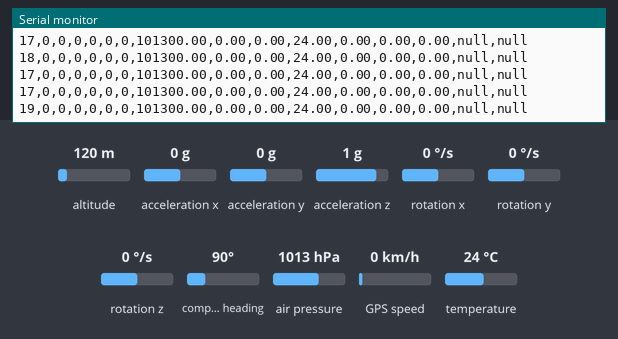
This sketch was run on a simulated Arduino Uno, built with avr-gcc and run on an emulated ATmega328P. Parts: the last lines printed to the serial monitor. The inputs (shaded band) are chosen by the test bench; at power-on: altitude 120 m, acceleration x 0 g, acceleration y 0 g, acceleration z 1 g, rotation x 0 °/s, rotation y 0 °/s, rotation z 0 °/s, compass heading 90°, air pressure 1013 hPa, GPS speed 0 km/h, temperature 24 °C. The GPS gets a fix after 3 s at 37.7749, -122.4194 with 8 satellites.

Above: at 1.7 s.
1.8 s: altitude set to 20 m
At 2.8 s:
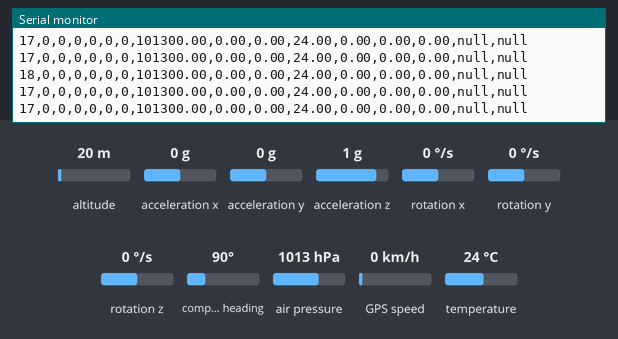
5.9 s: acceleration x set to -1.4 g
At 7.88 s:
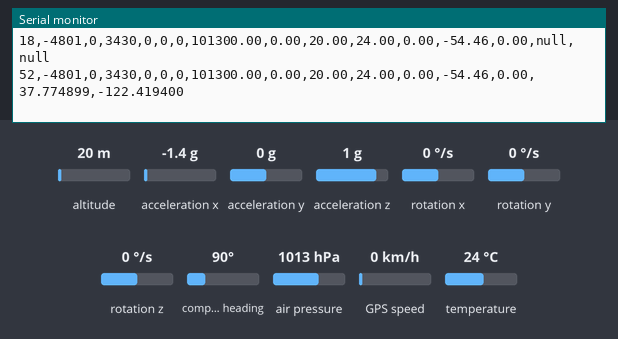
9.4 s: acceleration y set to -1.4 g
At 9.88 s:
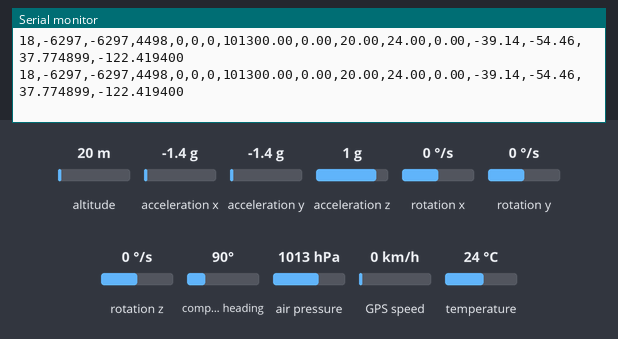
13.5 s: acceleration z set to -1.4 g
At 13.91 s:
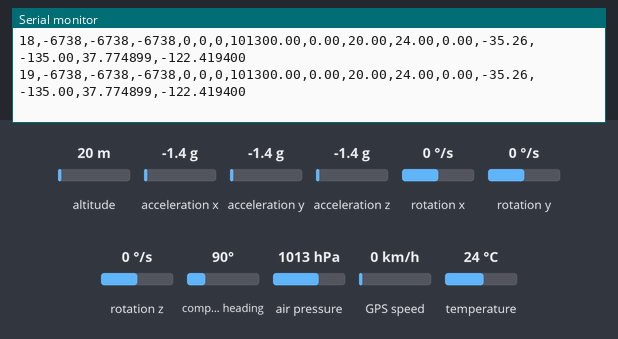
17.6 s: rotation x set to 100 °/s
At 18.04 s:
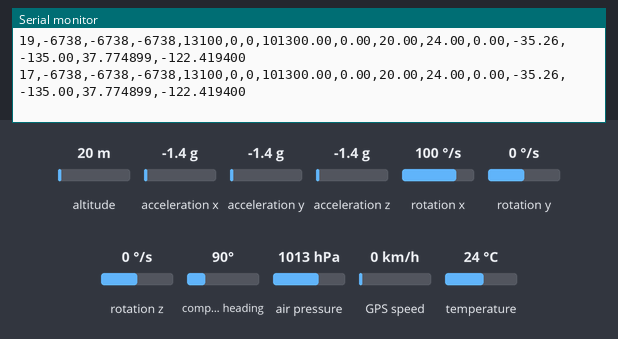
21.7 s: rotation y set to -192 °/s
At 26.73 s:
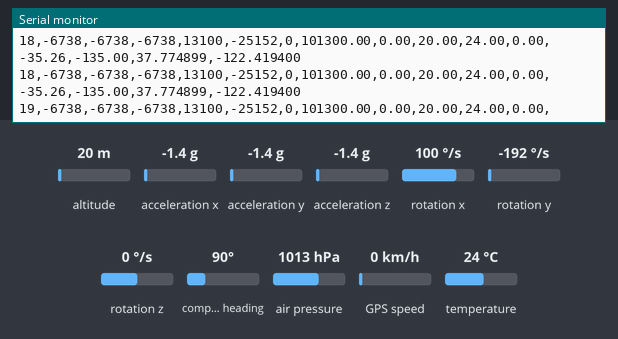
Timing chart, 0 to 26.8 s (numbered marks = the images above; inputs shaded):
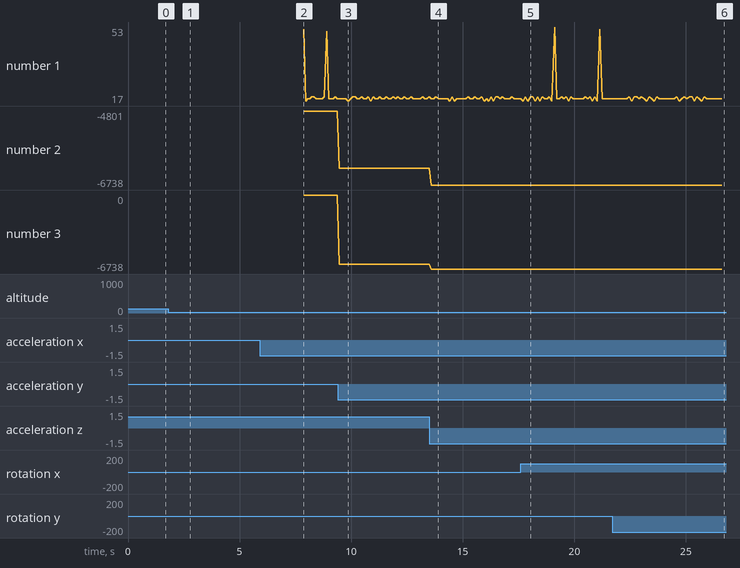

The sketch:

CANSAT_Sensor2.ino
```cpp
/*
  bmp280:기압/온도/고도
  vcc 3.3v  SCL 8
  SDA 9     SCB 10
  SDO 11

  gps -n8m
  vcc 5V
  tx 3  rx  4

  mpu6050
  vcc 5v
  sda a4    scl a5
  int 2

  servo
  pwm 7

  주기 낙하속도 온도 기압 고도 x y z 위도 경도
*/

/**************** 디버그 모드 ***********************/
#define UNFOLD
//#define DEBUG

/***************************************************/


// gps
#include <TinyGPS++.h>
#include <SoftwareSerial.h>
static const int RXPin = 3, TXPin = 4;
static const uint32_t GPSBaud = 9600;
TinyGPSPlus gps;
SoftwareSerial ss(RXPin, TXPin);
String latData, lngData;

void gpsData()
{
  if (gps.location.isValid())
  {
   /* Serial.print(gps.location.lat(), 6);
    Serial.print(F(","));
    Serial.print(gps.location.lng(), 6);*/
    latData = String(gps.location.lat(),6);
    lngData = String(gps.location.lng(),6);
  }
  else
  {
    latData = "null";
    lngData = "null";
  }
}

float gpsAltitude;

// bmp id 0x58
#include <SPI.h>
#include <Adafruit_Sensor.h>
#include <Wire.h>
#include <Adafruit_BMP280.h>

// gyro
#include "I2Cdev.h"
#include "MPU6050_6Axis_MotionApps20.h"
#if I2CDEV_IMPLEMENTATION == I2CDEV_ARDUINO_WIRE
    #include "Wire.h"
#endif
#define INTERRUPT_PIN 2

MPU6050 mpu;

#define OUTPUT_READABLE_YAWPITCHROLL
#define OUTPUT_READABLE_REALACCEL

 bool dmpReady = false;
uint8_t mpuIntStatus;
uint8_t devStatus;
uint16_t packetSize;
uint16_t fifoCount;
uint8_t fifoBuffer[64];

Quaternion q;
VectorInt16 aa;
VectorInt16 aaReal;
VectorInt16 aaWorld;
VectorFloat gravity;
float euler[3];
float ypr[3];
int16_t gx, gy, gz;


volatile bool mpuInterrupt = false;
void dmpDataReady()
{
    mpuInterrupt = true;
}

// bmp
#define SCL 8
#define SDA 9
#define CSB 10
#define SDO 11

Adafruit_BMP280 bmp(CSB, SDA, SDO, SCL);
const float stdPa = 1013;
float tem;//온도
float pa; //압력
float high; //고도
float setHigh;
unsigned long t, dt=0;
float dH=0, prvHigh = 0;
float FS = 0;
int fallStack = 0;


// servo
#include <Servo.h>
Servo servo;
int Value = 0;
int unfoldValue = 90;
String data;
float unfoldHigh = 150; // 낙하산 전개 고도
float prepareHigh =250;
bool isUnfolded = 0;

#ifdef UNFOLD
bool isPrepare = 0;
void unfold()
{
  if(!isPrepare && high<prepareHigh && !isUnfolded )
  {
    isPrepare = 0;
  }
  else if (!isPrepare && high>=prepareHigh && !isUnfolded)
  {
    isPrepare = 1;
  }
  else if (isPrepare && high<unfoldHigh && !isUnfolded)
  {
    if (dH < 0) fallStack++;
    else  fallStack--;

    if(fallStack >15)
    {
      servo.attach(7);
      servo.writeMicroseconds(1500);
      delay(1000);
      servo.detach();
      isUnfolded = 1;
    }
  }
}
#else

// Unfold 디버그 코드 - #define UNFOLD 가 선언되지 않았으면
void unfold()
{
  if(!isUnfolded && high>=7)
  {
    servo.attach(7);
    servo.writeMicroseconds(1500);
    delay(1000);
    servo.detach();
    isUnfolded = 1;

  }
  else
  {
    #ifdef DEBUG
    while(1) Serial.println("unfold() - BUG");
    #endif
  }
}
#endif

//라즈베리파이 시리얼 통신
String cmd;

/*======================================*/

void setup()
{
  Serial.begin(9600);
  ss.begin(GPSBaud);

  Serial.println(F("DeviceExample.ino"));
  Serial.println(F("A simple demonstration of TinyGPS++ with an attached GPS module"));
  Serial.print(F("Testing TinyGPS++ library v. ")); Serial.println(TinyGPSPlus::libraryVersion());
  Serial.println(F("by Mikal Hart"));
  Serial.println();

  // gyro
  #if I2CDEV_IMPLEMENTATION == I2CDEV_ARDUINO_WIRE
      Wire.begin();
      Wire.setClock(400000);

  #elif I2CDEV_IMPLEMENTATION == I2CDEV_BUILTIN_FASTWIRE
      Fastwire::setup(400, true);
  #endif

  while (!Serial);

  devStatus = mpu.dmpInitialize();
  mpu.setXGyroOffset(220);
  mpu.setYGyroOffset(76);
  mpu.setZGyroOffset(-85);
  mpu.setZAccelOffset(1788);

  if (devStatus == 0)
  {
    mpu.setDMPEnabled(true);
    mpuIntStatus = mpu.getIntStatus();
    dmpReady = true;
    packetSize = mpu.dmpGetFIFOPacketSize();
  }
  Serial.println("gyro ok");

// BMP 센서 초기화 및 최초 고도 설정
  if (!bmp.begin())
  {
    Serial.println(F("BMP - FAIL"));
    while (1);
  }

  setHigh = 0;
  for(int i = 0; i < 10; i++)
  {
    setHigh += bmp.readAltitude(stdPa);
  }
  setHigh = setHigh / 10;
  Serial.println("BMP - OK");
}
/*===========================================*/

void loop()
{
  t = millis();

// GPS 센서데이터 읽기
  while (ss.available() > 0) if (gps.encode(ss.read())) gpsData();


// BMP 센서 - 온도, 압력, 고도 읽기
  tem = bmp.readTemperature();  // 온도
  pa = bmp.readPressure();      // 압력
  high = bmp.readAltitude(stdPa) - setHigh;

// IMU 센서 - YPR 각도 읽기
  if (!dmpReady) return;
  mpuInterrupt = false;
  mpuIntStatus = mpu.getIntStatus();

  fifoCount = mpu.getFIFOCount();

  if ((mpuIntStatus & 0x10) || fifoCount == 1024)
  {
    mpu.resetFIFO();
  }

  else if (mpuIntStatus & 0x02)
  {
    while (fifoCount < packetSize) fifoCount = mpu.getFIFOCount();

    mpu.getFIFOBytes(fifoBuffer, packetSize);

    fifoCount -= packetSize;


    #ifdef OUTPUT_READABLE_QUATERNION
        mpu.dmpGetQuaternion(&q, fifoBuffer);
    #endif
    #ifdef OUTPUT_READABLE_EULER
      mpu.dmpGetQuaternion(&q, fifoBuffer);
      mpu.dmpGetEuler(euler, &q);
    #endif
    #ifdef OUTPUT_READABLE_YAWPITCHROLL
      mpu.dmpGetQuaternion(&q, fifoBuffer);
      mpu.dmpGetGravity(&gravity, &q);
      mpu.dmpGetYawPitchRoll(ypr, &q, &gravity);
    #endif
    #ifdef OUTPUT_READABLE_REALACCEL
      mpu.dmpGetQuaternion(&q, fifoBuffer);
      mpu.dmpGetAccel(&aa, fifoBuffer);
      mpu.dmpGetGravity(&gravity, &q);
      mpu.dmpGetLinearAccel(&aaReal, &aa, &gravity);
    #endif
    #ifdef OUTPUT_READABLE_WORLDACCEL
      mpu.dmpGetQuaternion(&q, fifoBuffer);
      mpu.dmpGetAccel(&aa, fifoBuffer);
      mpu.dmpGetGravity(&gravity, &q);
      mpu.dmpGetLinearAccel(&aaReal, &aa, &gravity);
      mpu.dmpGetLinearAccelInWorld(&aaWorld, &aaReal, &q);
    #endif

    mpu.getRotation(&gx,&gy,&gz);
  }


// time & fall speed
  dt = millis()-t;
  float sumHigh=0;
  for(int i=0; i<3; i++)
  {
    sumHigh += bmp.readAltitude(stdPa) - setHigh; //고도 */
    delay(10);
  }
  high = sumHigh/3;
  dH =high - prvHigh;


  FS= dH/dt;
  prvHigh = high;
   while (ss.available() > 0) if (gps.encode(ss.read())) gpsAltitude = gps.altitude.meters();


  cmd =String(dt)+','+String(aaReal.x)+','+String(aaReal.y)+','+String(aaReal.z)+','+String(gx)+','+String(gy)+','+String(gz)
       +','+String(pa)+','+String(high)+','+String(gpsAltitude)+','+String(tem)+','+String(FS)+','+String(ypr[1] * 180/M_PI)+','+String(ypr[2] * 180/M_PI)
       +','+latData + ',' + lngData; //전송내용 문자열로 변환;
  Serial.println(cmd);

  unfold();

}
```

Measured:
- after the input at 5.9 s, the serial monitor: prints a new line after 0.09 s (image 2)
- after the input at 9.4 s, the serial monitor: prints a new line after 0.07 s (image 3)
- after the input at 13.5 s, the serial monitor: prints a new line after 0.10 s (image 4)
- after the input at 17.6 s, the serial monitor: prints a new line after 0.11 s (image 5)
- after the input at 21.7 s, the serial monitor: prints a new line after 0.08 s (image 6)
- plotted number 2: -4801 → -6297 after the input at 9.4 s, -6297 → -6738 after the input at 13.5 s
- plotted number 3: 0 → -6297 after the input at 9.4 s, -6297 → -6738 after the input at 13.5 s
